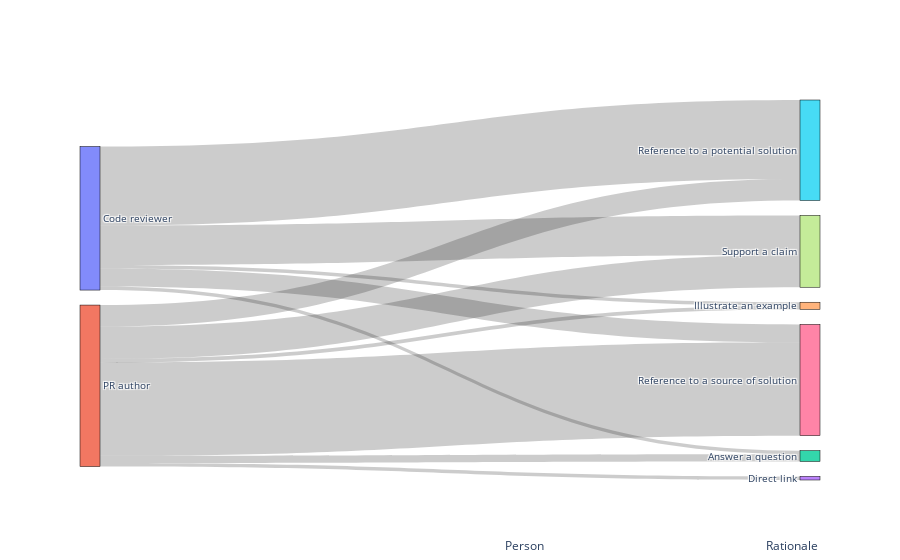

Notebook cell for this chart:
### Code cell
fig = go.Figure(data=[
    create_sankey(pr_who_rationale)
])

# Set layout
layer_annotations = [

    dict(
        x=0.6,  # Adjust the x-coordinate based on your layout
        y=-0.2,  # Adjust the y-coordinate based on your layout
        xref="paper",
        yref="paper",
        text="Person",
        showarrow=False,
        font=dict(size=12)
    ),
    dict(
        x=1,  # Adjust the x-coordinate based on your layout
        y=-0.2,  # Adjust the y-coordinate based on your layout
        xref="paper",
        yref="paper",
        text="Rationale",
        showarrow=False,
        font=dict(size=12)
    ),
]
fig.update_layout( font_size=10, annotations=layer_annotations)

# Show the plot
fig.show()

### Figure 1 — Plotly figure (JSON) as saved in the notebook; plotly's stock layout.template omitted (floating-point values rounded to 4 significant figures)
{"data": [{"link": {"label": ["(2.50%)", "(0.00%)", "(2.50%)", "(55.00%)", "(12.50%)", "(27.50%)", "(4.44%)", "(2.22%)", "(2.22%)", "(13.33%)", "(57.78%)", "(20.00%)"], "source": [0, 0, 0, 0, 0, 0, 1, 1, 1, 1, 1, 1], "target": [2, 3, 4, 5, 6, 7, 2, 3, 4, 5, 6, 7], "value": [1, 0, 1, 22, 5, 11, 2, 1, 1, 6, 26, 9]}, "node": {"label": ["Code reviewer", "PR author", "Answer a question", "Direct link", "Illustrate an example", "Reference to a potential solution", "Reference to a source of solution", "Support a claim"], "line": {"color": "black", "width": 0.5}, "pad": 15, "thickness": 20}, "type": "sankey"}], "layout": {"annotations": [{"font": {"size": 12}, "showarrow": false, "text": "Person", "x": 0.6, "xref": "paper", "y": -0.2, "yref": "paper"}, {"font": {"size": 12}, "showarrow": false, "text": "Rationale", "x": 1, "xref": "paper", "y": -0.2, "yref": "paper"}], "font": {"size": 10}}}
